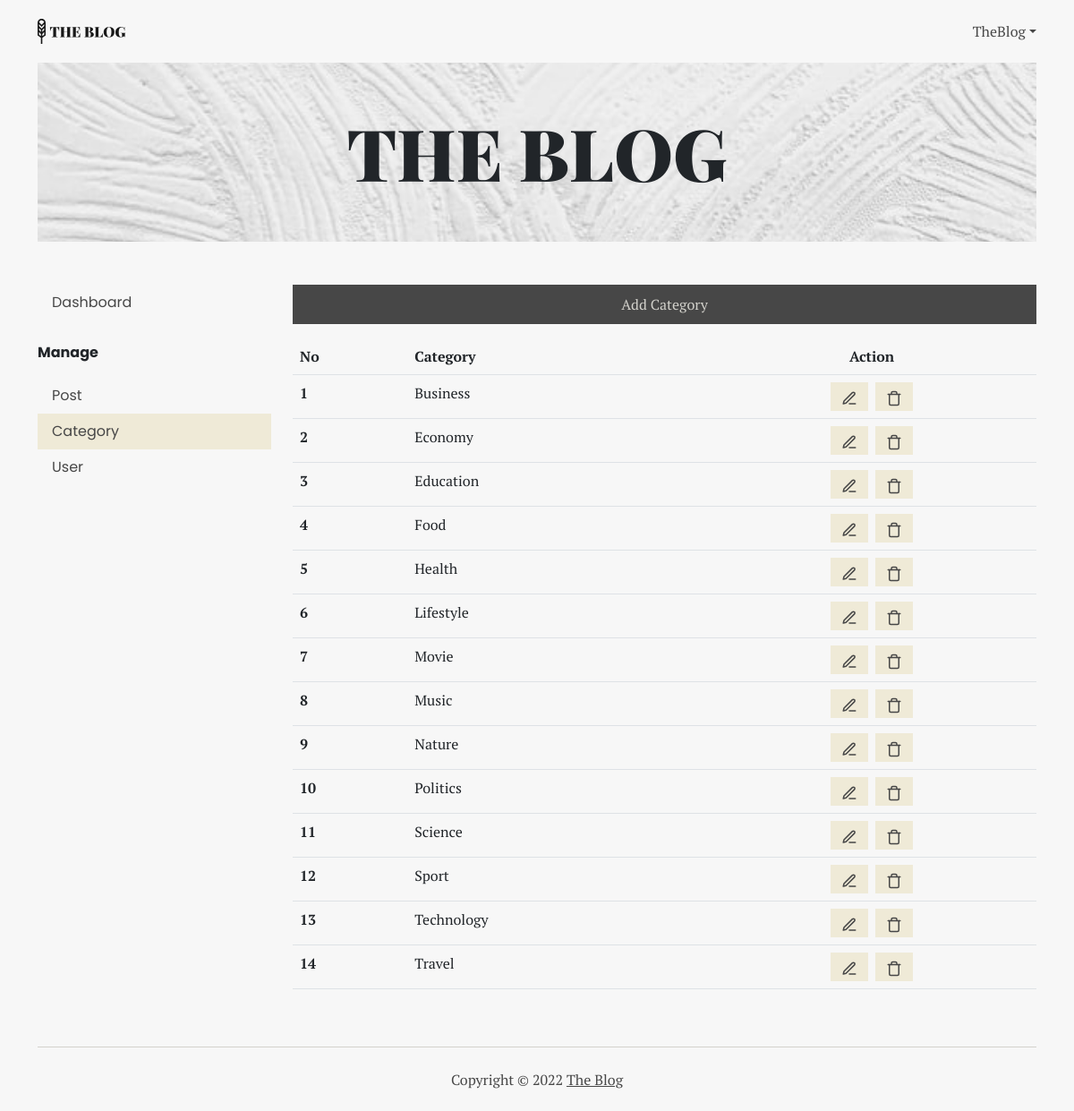
Page /dashboard/category/index.php (signed in) on the earlier database version.
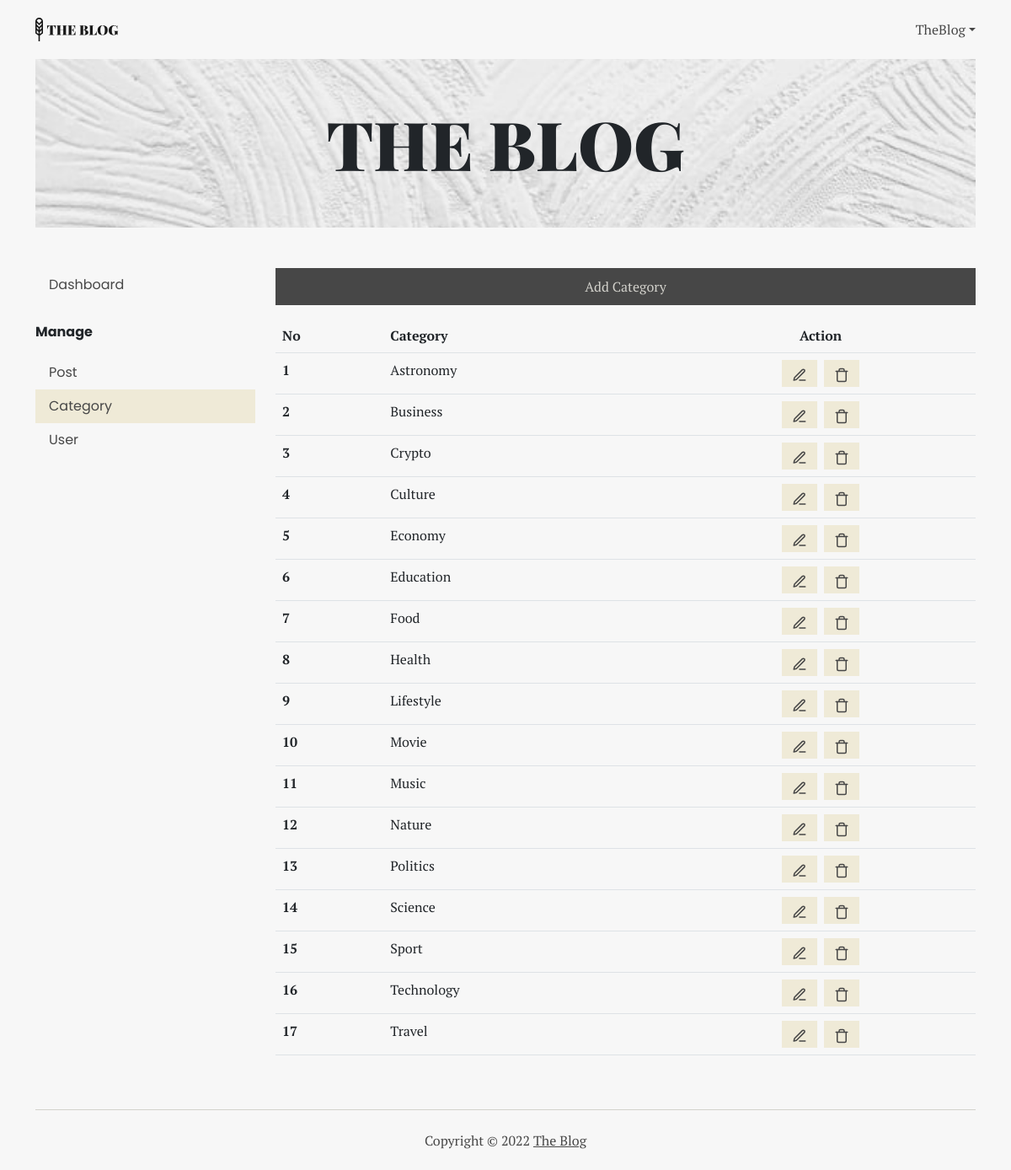
Same page on the later database version.
### tables this page shows
CREATE TABLE `category` (
  `id` int(11) NOT NULL,
  `name` varchar(255) NOT NULL,
  `createdAt` datetime NOT NULL
);

### dashboard/category/index.php (the view, shortened to what this page needs)
<?php
include '../../connection.php';
$sql = "SELECT * FROM category ORDER BY name";
$query = mysqli_query($conn, $sql);
?>
<!DOCTYPE html>
<html lang="en">
<head>
	<link rel="stylesheet" href="../../style/bootstrap.min.css" />
	<link rel="stylesheet" href="../../style/main.css" />
</head>
<body>
	<div class="container">
		<nav class="nav-main" aria-label="main navigation">
			<a href="../../"><img src="../../assets/logo.svg" alt="The Blog Logo" /></a>
			<div>
				<?php if ($_SESSION['user_id']) { ?>
					<p class="m-0 rounded-0 dropdown-toggle cursor-pointer" data-bs-toggle="dropdown" aria-expanded="false"><?= $_SESSION['user_first_name']; ?></p>
				<?php } ?>
			</div>
		</nav>
		<header>
			<section class="banner">
				<img src="../../assets/banner.jpg" alt="Banner" />
				<h1 class="display-1">THE BLOG</h1>
			</section>
		</header>
		<main>
			<div class="row my-5">
				<aside class="col-12 col-md-3 mb-4">
					<div class="manage">
						<nav class="nav-side mb-4 p-0" aria-label="Manage Navigation">
							<a href="../">
								<p>Dashboard</p>
							</a>
						</nav>
						<p class="manage__title">Manage</p>
						<nav class="nav-side" aria-label="Manage Navigation">
							<?php if ($_SESSION['user_isAdmin']) { ?>
								<a href="../post/">
									<p>Post</p>
								</a>
								<a href="./">
									<p class="active">Category</p>
								</a>
								<a href="../user/">
									<p>User</p>
								</a>
							<?php } ?>
						</nav>
					</div>
				</aside>
				<section class="col-12 col-md-9">
					<a href="./add_form.php" class="btn-primary mb-3">Add Category</a>
					<div class="overflow-auto">
						<table class="table">
							<tr>
								<th>No</th>
								<th>Category</th>
								<th class="text-center">Action</th>
							</tr>
							<?php
							$no = 1;
							while ($row = mysqli_fetch_array($query)) {
								$name = $row['name'];
							?>
								<tr>
									<th><?= $no ?></th>
									<td><?= $row['name'] ?></td>
									<td>
										<div class="d-flex justify-content-center align-items-center gap-2">
											<a href="./edit_form.php?id=<?= $row['id'] ?>" title="edit"><img src="../../assets/ic_edit.svg" alt="" /></a>
											<a href="./delete.php?id=<?= $row['id'] ?>" title="delete" onclick="return confirm('Do you want to delete <?= $name ?> category?')"><img src="../../assets/ic_trash.svg" alt="" /></a>
										</div>
									</td>
								</tr>
							<?php
								$no++;
							}
							?>
						</table>
					</div>
				</section>
		</main>
		<footer>
			<p>Copyright © <?= date('Y') ?> <a href="#">The Blog</a></p>
		</footer>
	</div>
</body>
</html>

Differences in the rows shown:
added category: name "Astronomy"
added category: name "Crypto"
added category: name "Culture"
